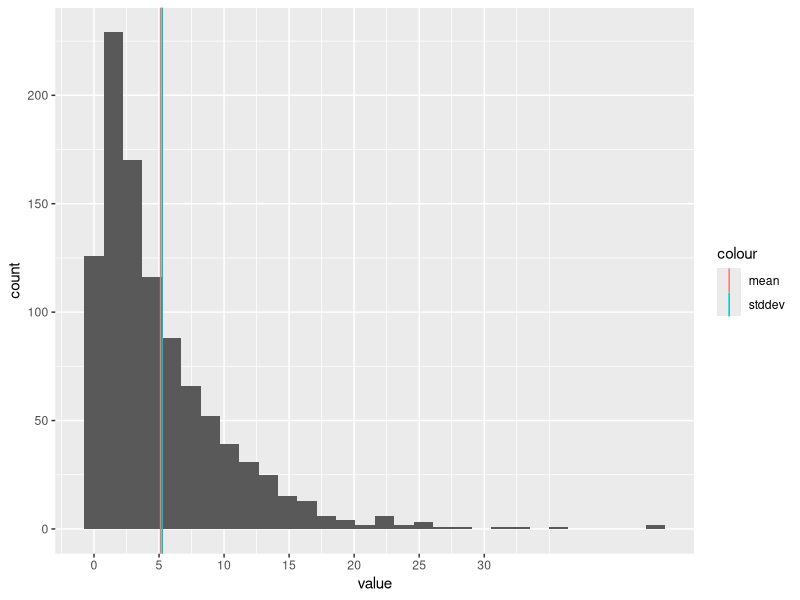
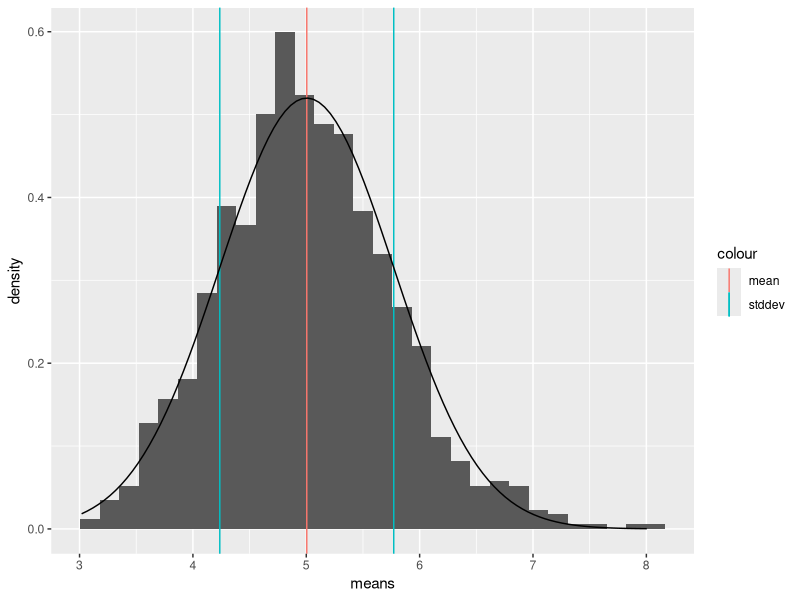

Write the R code that produced these figures, in order.
## ---- chunk 1
knitr::opts_chunk$set(echo = TRUE)
## ---- chunk 2
library(ggplot2)

set.seed(123456789)
lambda <- 0.2

exampleExp <- rexp(1000, rate = lambda)
exampleExpStats <- summary(exampleExp)
exampleExp <- data.frame(exampleExp)

g <- ggplot(exampleExp, aes(exampleExp)) + 
    geom_histogram() + 
    geom_vline(aes(xintercept = mean(exampleExp), color = 'mean')) + 
    geom_vline(aes(xintercept = sd(exampleExp), color = 'stddev')) +
    xlab('value') + 
    scale_x_continuous(breaks = seq(0, 30, 5))
g
## ---- chunk 3
nSimulations <- 1000
nSamples <- 40

# Simulate 1000 random exponentials of 40 samples
sims <- replicate(nSimulations, rexp(nSamples, rate = lambda))
## ---- chunk 4
# calculate the mean of each simulation
means <- apply(sims, 2, mean)
mua <- mean(means)
sda <- sd(means) 

means <- data.frame(means)

g <- ggplot(means, aes(means)) + 
    geom_histogram(aes(y = ..density..)) +
    geom_vline(aes(xintercept = mua, color = 'mean')) + 
    geom_vline(aes(xintercept = mua + sda, color = 'stddev')) +
    geom_vline(aes(xintercept = mua - sda, color = 'stddev')) +
    stat_function(fun = dnorm, args = list(mean = mua, sd = sda)) +
    scale_x_continuous(breaks = 1:10)
g
## ---- chunk 5
mu0 <- 1/lambda
diff <- abs(mu0 - mua)
## ---- chunk 6
sd0 <- 1/lambda/sqrt(nSamples)
var0 <- sd0^2

vara <- var(means)

diff <- abs(var0 - vara)
